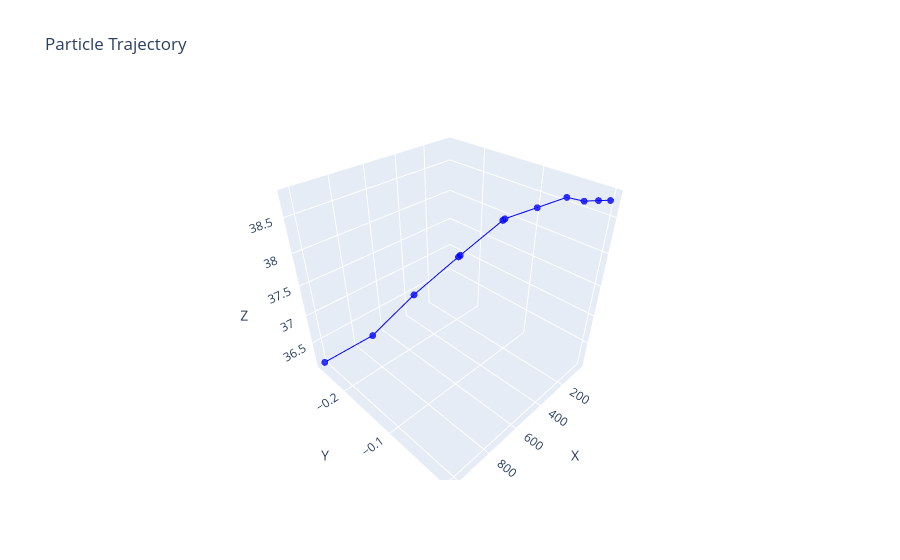

The code cell stored with this chart in its notebook:
### Code cell
i = 5
print(bad_tracks_mse[i][:][0])
view_trajectory(bad_tracks_mse[i][1])

### Figure 1 — Plotly figure (JSON) as saved in the notebook; plotly's stock layout.template omitted (floating-point values rounded to 4 significant figures)
{"data": [{"line": {"color": "blue", "width": 2}, "marker": {"color": "blue", "opacity": 0.8, "size": 4}, "mode": "lines+markers", "type": "scatter3d", "x": [32.47, 72.01, 115.7, 172.6, 259.8, 359.0, 365.1, 499.1, 505.3, 660.0, 822.7, 1023.0], "y": [0, -0.009465, -0.02104, -0.03523, -0.05808, -0.08351, -0.08507, -0.1196, -0.1212, -0.1621, -0.2055, -0.2601], "z": [38.72, 38.72, 38.71, 38.76, 38.63, 38.49, 38.47, 37.99, 37.97, 37.37, 36.65, 36.11]}], "layout": {"scene": {"xaxis": {"title": {"text": "X"}}, "yaxis": {"title": {"text": "Y"}}, "zaxis": {"title": {"text": "Z"}}}, "title": {"text": "Particle Trajectory"}}}
